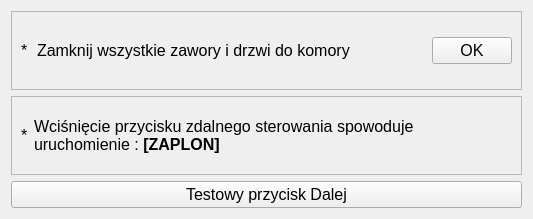
<?xml version="1.0" encoding="UTF-8"?>
<ui version="4.0">
 <class>NowyTest_6</class>
 <widget class="TestPage" name="NowyTest_6">
  <property name="geometry">
   <rect>
    <x>0</x>
    <y>0</y>
    <width>533</width>
    <height>157</height>
   </rect>
  </property>
  <property name="font">
   <font>
    <pointsize>12</pointsize>
   </font>
  </property>
  <property name="title" stdset="0">
   <string>Zapłon</string>
  </property>
  <property name="subTitle" stdset="0">
   <string>Stanowisko jest gotowe do wywołania zapłonu.</string>
  </property>
  <layout class="QVBoxLayout" name="verticalLayout">
   <item>
    <widget class="QFrame" name="frame_1">
     <property name="frameShape">
      <enum>QFrame::StyledPanel</enum>
     </property>
     <property name="frameShadow">
      <enum>QFrame::Raised</enum>
     </property>
     <layout class="QHBoxLayout" name="horizontalLayout">
      <item>
       <widget class="QLabel" name="arrow_1">
        <property name="sizePolicy">
         <sizepolicy hsizetype="Fixed" vsizetype="Fixed">
          <horstretch>0</horstretch>
          <verstretch>0</verstretch>
         </sizepolicy>
        </property>
        <property name="minimumSize">
         <size>
          <width>10</width>
          <height>25</height>
         </size>
        </property>
        <property name="text">
         <string>*</string>
        </property>
       </widget>
      </item>
      <item>
       <widget class="QLabel" name="txt_1">
        <property name="text">
         <string>Zamknij wszystkie zawory i drzwi do komory</string>
        </property>
       </widget>
      </item>
      <item>
       <spacer name="horizontalSpacer">
        <property name="orientation">
         <enum>Qt::Horizontal</enum>
        </property>
        <property name="sizeHint" stdset="0">
         <size>
          <width>267</width>
          <height>20</height>
         </size>
        </property>
       </spacer>
      </item>
      <item>
       <widget class="QPushButton" name="pbOK_1">
        <property name="text">
         <string>OK</string>
        </property>
       </widget>
      </item>
     </layout>
    </widget>
   </item>
   <item>
    <widget class="QFrame" name="frame_2">
     <property name="frameShape">
      <enum>QFrame::StyledPanel</enum>
     </property>
     <property name="frameShadow">
      <enum>QFrame::Raised</enum>
     </property>
     <layout class="QHBoxLayout" name="horizontalLayout_2">
      <item>
       <widget class="QLabel" name="label">
        <property name="sizePolicy">
         <sizepolicy hsizetype="Fixed" vsizetype="Fixed">
          <horstretch>0</horstretch>
          <verstretch>0</verstretch>
         </sizepolicy>
        </property>
        <property name="minimumSize">
         <size>
          <width>7</width>
          <height>20</height>
         </size>
        </property>
        <property name="maximumSize">
         <size>
          <width>7</width>
          <height>20</height>
         </size>
        </property>
        <property name="text">
         <string>*</string>
        </property>
       </widget>
      </item>
      <item>
       <widget class="QLabel" name="lStep2">
        <property name="sizePolicy">
         <sizepolicy hsizetype="Minimum" vsizetype="Minimum">
          <horstretch>0</horstretch>
          <verstretch>0</verstretch>
         </sizepolicy>
        </property>
        <property name="text">
         <string>&lt;html&gt;&lt;head/&gt;&lt;body&gt;&lt;p&gt;Wciśnięcie przycisku zdalnego sterowania spowoduje uruchomienie : &lt;span style=&quot; font-weight:600;&quot;&gt;[ZAPLON]&lt;/span&gt;&lt;/p&gt;&lt;/body&gt;&lt;/html&gt;</string>
        </property>
        <property name="wordWrap">
         <bool>true</bool>
        </property>
       </widget>
      </item>
     </layout>
    </widget>
   </item>
   <item>
    <widget class="QPushButton" name="pushButton">
     <property name="text">
      <string>Testowy przycisk Dalej</string>
     </property>
    </widget>
   </item>
  </layout>
 </widget>
 <customwidgets>
  <customwidget>
   <class>TestPage</class>
   <extends>QWidget</extends>
   <header>testpage.h</header>
   <container>1</container>
  </customwidget>
 </customwidgets>
 <resources/>
 <connections/>
</ui>
